Frame 1 (no input): blank canvas, image omitted
Frame 60 (the mouse pressed at the canvas centre just before this capture): blank canvas, image omitted
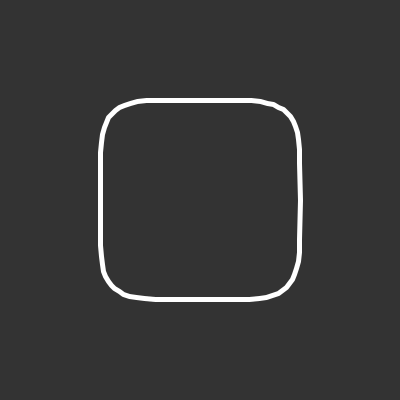
Frame 120 (the mouse held since frame 60 and released just before this capture)

The Processing sketch whose frames 1 and 60 were blank and that drew this single picture after the mouse press (run headless with seeded random() and noise(); from frame 60 on, the mouse is pressed at the canvas centre):

// Processing sketch: CC_019_Superellipse
// ── CC_019_Superellipse.pde

void setup() {
  size(400, 400);
  
  

  //float r = 100;
}

void draw(){
  background(51);
  translate(width/2, height/2);
  float a = mouseX/2;
  float b = mouseY/2;
  float n = 2;
  if(mousePressed) n = map(mouseX,0,width,0,10);
  strokeWeight(5); 
  noFill();
  stroke(255);

  beginShape();
  for (float i = 0; i < TWO_PI; i +=0.1 ) {
    //float x = r*cos(i);
    //float y = r*sin(i);
    float na = 2/n;
    float x = pow(abs(cos(i)),na) * a * sgn(cos(i));
    float y = pow(abs(sin(i)),na) * b * sgn(sin(i));
    vertex(x, y);
  }
  endShape(CLOSE);
}

int sgn(float x){
  if(x > 0){
    return 1;
  } else if (x < 0) {
    return -1;
  } else { 
    return 0;
  }
}
